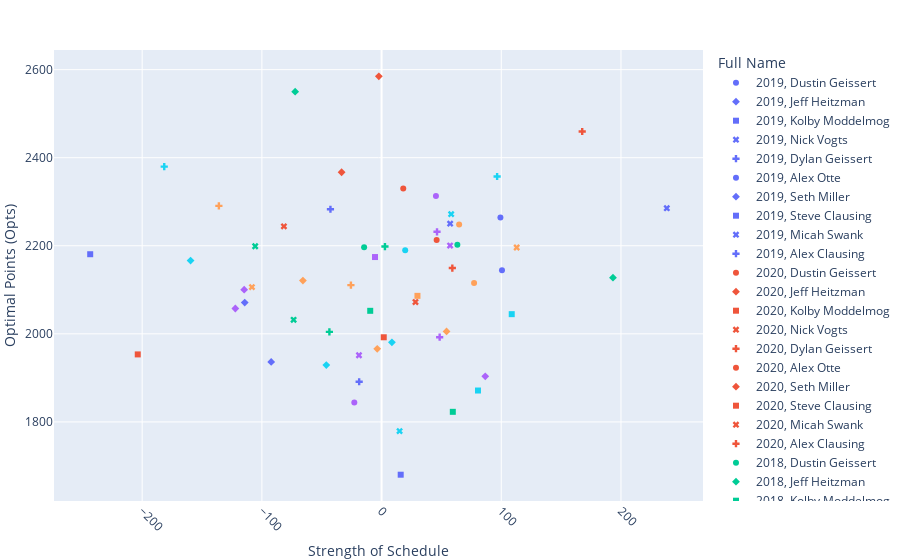

Notebook code cell kept with this figure:
### Code cell
import plotly.express as px
# Create the scatterplot
fig = px.scatter(
    df_matchup_stats, 
    x='Diff_Opponent_Opts', 
    y='Opts', 
    color='Year', 
    symbol='Full Name',
    size_max=100,
)

# Update layout for better appearance
fig.update_layout(
    xaxis_title='Strength of Schedule',
    yaxis_title='Optimal Points (Opts)',
    legend_title='Full Name',
    height=500,
    margin=dict(l=0, r=0, t=50, b=0),
)

# Rotate x-axis labels
fig.update_xaxes(tickangle=45)

# Display the plot
fig.show()

### Figure 1 — Plotly figure (JSON) as saved in the notebook; plotly's stock layout.template omitted (floating-point values rounded to 4 significant figures)
{"data": [{"hovertemplate": "Year=2019<br>Full Name=Dustin Geissert<br>Diff_Opponent_Opts=%{x}<br>Opts=%{y}<extra></extra>", "legendgroup": "2019, Dustin Geissert", "marker": {"color": "#636efa", "symbol": "circle"}, "mode": "markers", "name": "2019, Dustin Geissert", "orientation": "v", "showlegend": true, "type": "scatter", "x": [99.28], "xaxis": "x", "y": [2264], "yaxis": "y"}, {"hovertemplate": "Year=2019<br>Full Name=Jeff Heitzman<br>Diff_Opponent_Opts=%{x}<br>Opts=%{y}<extra></extra>", "legendgroup": "2019, Jeff Heitzman", "marker": {"color": "#636efa", "symbol": "diamond"}, "mode": "markers", "name": "2019, Jeff Heitzman", "orientation": "v", "showlegend": true, "type": "scatter", "x": [-92.22], "xaxis": "x", "y": [1936.0], "yaxis": "y"}, {"hovertemplate": "Year=2019<br>Full Name=Kolby Moddelmog<br>Diff_Opponent_Opts=%{x}<br>Opts=%{y}<extra></extra>", "legendgroup": "2019, Kolby Moddelmog", "marker": {"color": "#636efa", "symbol": "square"}, "mode": "markers", "name": "2019, Kolby Moddelmog", "orientation": "v", "showlegend": true, "type": "scatter", "x": [15.98], "xaxis": "x", "y": [1680.0], "yaxis": "y"}, {"hovertemplate": "Year=2019<br>Full Name=Nick Vogts<br>Diff_Opponent_Opts=%{x}<br>Opts=%{y}<extra></extra>", "legendgroup": "2019, Nick Vogts", "marker": {"color": "#636efa", "symbol": "x"}, "mode": "markers", "name": "2019, Nick Vogts", "orientation": "v", "showlegend": true, "type": "scatter", "x": [57.28], "xaxis": "x", "y": [2250.0], "yaxis": "y"}, {"hovertemplate": "Year=2019<br>Full Name=Dylan Geissert<br>Diff_Opponent_Opts=%{x}<br>Opts=%{y}<extra></extra>", "legendgroup": "2019, Dylan Geissert", "marker": {"color": "#636efa", "symbol": "cross"}, "mode": "markers", "name": "2019, Dylan Geissert", "orientation": "v", "showlegend": true, "type": "scatter", "x": [-42.72], "xaxis": "x", "y": [2283], "yaxis": "y"}, {"hovertemplate": "Year=2019<br>Full Name=Alex Otte<br>Diff_Opponent_Opts=%{x}<br>Opts=%{y}<extra></extra>", "legendgroup": "2019, Alex Otte", "marker": {"color": "#636efa", "symbol": "circle"}, "mode": "markers", "name": "2019, Alex Otte", "orientation": "v", "showlegend": true, "type": "scatter", "x": [100.6], "xaxis": "x", "y": [2145.0], "yaxis": "y"}, {"hovertemplate": "Year=2019<br>Full Name=Seth Miller<br>Diff_Opponent_Opts=%{x}<br>Opts=%{y}<extra></extra>", "legendgroup": "2019, Seth Miller", "marker": {"color": "#636efa", "symbol": "diamond"}, "mode": "markers", "name": "2019, Seth Miller", "orientation": "v", "showlegend": true, "type": "scatter", "x": [-114.3], "xaxis": "x", "y": [2071.0], "yaxis": "y"}, {"hovertemplate": "Year=2019<br>Full Name=Steve Clausing<br>Diff_Opponent_Opts=%{x}<br>Opts=%{y}<extra></extra>", "legendgroup": "2019, Steve Clausing", "marker": {"color": "#636efa", "symbol": "square"}, "mode": "markers", "name": "2019, Steve Clausing", "orientation": "v", "showlegend": true, "type": "scatter", "x": [-243.4], "xaxis": "x", "y": [2181.0], "yaxis": "y"}, {"hovertemplate": "Year=2019<br>Full Name=Micah Swank<br>Diff_Opponent_Opts=%{x}<br>Opts=%{y}<extra></extra>", "legendgroup": "2019, Micah Swank", "marker": {"color": "#636efa", "symbol": "x"}, "mode": "markers", "name": "2019, Micah Swank", "orientation": "v", "showlegend": true, "type": "scatter", "x": [238.3], "xaxis": "x", "y": [2285.0], "yaxis": "y"}, {"hovertemplate": "Year=2019<br>Full Name=Alex Clausing <br>Diff_Opponent_Opts=%{x}<br>Opts=%{y}<extra></extra>", "legendgroup": "2019, Alex Clausing ", "marker": {"color": "#636efa", "symbol": "cross"}, "mode": "markers", "name": "2019, Alex Clausing ", "orientation": "v", "showlegend": true, "type": "scatter", "x": [-18.72], "xaxis": "x", "y": [1891.0], "yaxis": "y"}, {"hovertemplate": "Year=2020<br>Full Name=Dustin Geissert<br>Diff_Opponent_Opts=%{x}<br>Opts=%{y}<extra></extra>", "legendgroup": "2020, Dustin Geissert", "marker": {"color": "#EF553B", "symbol": "circle"}, "mode": "markers", "name": "2020, Dustin Geissert", "orientation": "v", "showlegend": true, "type": "scatter", "x": [18.11], "xaxis": "x", "y": [2330.0], "yaxis": "y"}, {"hovertemplate": "Year=2020<br>Full Name=Jeff Heitzman<br>Diff_Opponent_Opts=%{x}<br>Opts=%{y}<extra></extra>", "legendgroup": "2020, Jeff Heitzman", "marker": {"color": "#EF553B", "symbol": "diamond"}, "mode": "markers", "name": "2020, Jeff Heitzman", "orientation": "v", "showlegend": true, "type": "scatter", "x": [-33.39], "xaxis": "x", "y": [2367], "yaxis": "y"}, {"hovertemplate": "Year=2020<br>Full Name=Kolby Moddelmog<br>Diff_Opponent_Opts=%{x}<br>Opts=%{y}<extra></extra>", "legendgroup": "2020, Kolby Moddelmog", "marker": {"color": "#EF553B", "symbol": "square"}, "mode": "markers", "name": "2020, Kolby Moddelmog", "orientation": "v", "showlegend": true, "type": "scatter", "x": [-203.7], "xaxis": "x", "y": [1953.0], "yaxis": "y"}, {"hovertemplate": "Year=2020<br>Full Name=Nick Vogts<br>Diff_Opponent_Opts=%{x}<br>Opts=%{y}<extra></extra>", "legendgroup": "2020, Nick Vogts", "marker": {"color": "#EF553B", "symbol": "x"}, "mode": "markers", "name": "2020, Nick Vogts", "orientation": "v", "showlegend": true, "type": "scatter", "x": [-81.59], "xaxis": "x", "y": [2244.0], "yaxis": "y"}, {"hovertemplate": "Year=2020<br>Full Name=Dylan Geissert<br>Diff_Opponent_Opts=%{x}<br>Opts=%{y}<extra></extra>", "legendgroup": "2020, Dylan Geissert", "marker": {"color": "#EF553B", "symbol": "cross"}, "mode": "markers", "name": "2020, Dylan Geissert", "orientation": "v", "showlegend": true, "type": "scatter", "x": [59.11], "xaxis": "x", "y": [2149.0], "yaxis": "y"}, {"hovertemplate": "Year=2020<br>Full Name=Alex Otte<br>Diff_Opponent_Opts=%{x}<br>Opts=%{y}<extra></extra>", "legendgroup": "2020, Alex Otte", "marker": {"color": "#EF553B", "symbol": "circle"}, "mode": "markers", "name": "2020, Alex Otte", "orientation": "v", "showlegend": true, "type": "scatter", "x": [46.01], "xaxis": "x", "y": [2213.0], "yaxis": "y"}, {"hovertemplate": "Year=2020<br>Full Name=Seth Miller<br>Diff_Opponent_Opts=%{x}<br>Opts=%{y}<extra></extra>", "legendgroup": "2020, Seth Miller", "marker": {"color": "#EF553B", "symbol": "diamond"}, "mode": "markers", "name": "2020, Seth Miller", "orientation": "v", "showlegend": true, "type": "scatter", "x": [-2.29], "xaxis": "x", "y": [2585.0], "yaxis": "y"}, {"hovertemplate": "Year=2020<br>Full Name=Steve Clausing<br>Diff_Opponent_Opts=%{x}<br>Opts=%{y}<extra></extra>", "legendgroup": "2020, Steve Clausing", "marker": {"color": "#EF553B", "symbol": "square"}, "mode": "markers", "name": "2020, Steve Clausing", "orientation": "v", "showlegend": true, "type": "scatter", "x": [1.81], "xaxis": "x", "y": [1992.0], "yaxis": "y"}, {"hovertemplate": "Year=2020<br>Full Name=Micah Swank<br>Diff_Opponent_Opts=%{x}<br>Opts=%{y}<extra></extra>", "legendgroup": "2020, Micah Swank", "marker": {"color": "#EF553B", "symbol": "x"}, "mode": "markers", "name": "2020, Micah Swank", "orientation": "v", "showlegend": true, "type": "scatter", "x": [28.31], "xaxis": "x", "y": [2072.0], "yaxis": "y"}, {"hovertemplate": "Year=2020<br>Full Name=Alex Clausing <br>Diff_Opponent_Opts=%{x}<br>Opts=%{y}<extra></extra>", "legendgroup": "2020, Alex Clausing ", "marker": {"color": "#EF553B", "symbol": "cross"}, "mode": "markers", "name": "2020, Alex Clausing ", "orientation": "v", "showlegend": true, "type": "scatter", "x": [167.6], "xaxis": "x", "y": [2460.0], "yaxis": "y"}, {"hovertemplate": "Year=2018<br>Full Name=Dustin Geissert<br>Diff_Opponent_Opts=%{x}<br>Opts=%{y}<extra></extra>", "legendgroup": "2018, Dustin Geissert", "marker": {"color": "#00cc96", "symbol": "circle"}, "mode": "markers", "name": "2018, Dustin Geissert", "orientation": "v", "showlegend": true, "type": "scatter", "x": [63.31], "xaxis": "x", "y": [2202.0], "yaxis": "y"}, {"hovertemplate": "Year=2018<br>Full Name=Jeff Heitzman<br>Diff_Opponent_Opts=%{x}<br>Opts=%{y}<extra></extra>", "legendgroup": "2018, Jeff Heitzman", "marker": {"color": "#00cc96", "symbol": "diamond"}, "mode": "markers", "name": "2018, Jeff Heitzman", "orientation": "v", "showlegend": true, "type": "scatter", "x": [-72.19], "xaxis": "x", "y": [2550], "yaxis": "y"}, {"hovertemplate": "Year=2018<br>Full Name=Kolby Moddelmog<br>Diff_Opponent_Opts=%{x}<br>Opts=%{y}<extra></extra>", "legendgroup": "2018, Kolby Moddelmog", "marker": {"color": "#00cc96", "symbol": "square"}, "mode": "markers", "name": "2018, Kolby Moddelmog", "orientation": "v", "showlegend": true, "type": "scatter", "x": [-9.49], "xaxis": "x", "y": [2052.0], "yaxis": "y"}, {"hovertemplate": "Year=2018<br>Full Name=Nick Vogts<br>Diff_Opponent_Opts=%{x}<br>Opts=%{y}<extra></extra>", "legendgroup": "2018, Nick Vogts", "marker": {"color": "#00cc96", "symbol": "x"}, "mode": "markers", "name": "2018, Nick Vogts", "orientation": "v", "showlegend": true, "type": "scatter", "x": [-105.6], "xaxis": "x", "y": [2199.0], "yaxis": "y"}, {"hovertemplate": "Year=2018<br>Full Name=Dylan Geissert<br>Diff_Opponent_Opts=%{x}<br>Opts=%{y}<extra></extra>", "legendgroup": "2018, Dylan Geissert", "marker": {"color": "#00cc96", "symbol": "cross"}, "mode": "markers", "name": "2018, Dylan Geissert", "orientation": "v", "showlegend": true, "type": "scatter", "x": [-43.59], "xaxis": "x", "y": [2004.0], "yaxis": "y"}, {"hovertemplate": "Year=2018<br>Full Name=Alex Otte<br>Diff_Opponent_Opts=%{x}<br>Opts=%{y}<extra></extra>", "legendgroup": "2018, Alex Otte", "marker": {"color": "#00cc96", "symbol": "circle"}, "mode": "markers", "name": "2018, Alex Otte", "orientation": "v", "showlegend": true, "type": "scatter", "x": [-14.59], "xaxis": "x", "y": [2197.0], "yaxis": "y"}, {"hovertemplate": "Year=2018<br>Full Name=Seth Miller<br>Diff_Opponent_Opts=%{x}<br>Opts=%{y}<extra></extra>", "legendgroup": "2018, Seth Miller", "marker": {"color": "#00cc96", "symbol": "diamond"}, "mode": "markers", "name": "2018, Seth Miller", "orientation": "v", "showlegend": true, "type": "scatter", "x": [193.3], "xaxis": "x", "y": [2128.0], "yaxis": "y"}, {"hovertemplate": "Year=2018<br>Full Name=Steve Clausing<br>Diff_Opponent_Opts=%{x}<br>Opts=%{y}<extra></extra>", "legendgroup": "2018, Steve Clausing", "marker": {"color": "#00cc96", "symbol": "square"}, "mode": "markers", "name": "2018, Steve Clausing", "orientation": "v", "showlegend": true, "type": "scatter", "x": [59.51], "xaxis": "x", "y": [1823.0], "yaxis": "y"}, {"hovertemplate": "Year=2018<br>Full Name=Micah Swank<br>Diff_Opponent_Opts=%{x}<br>Opts=%{y}<extra></extra>", "legendgroup": "2018, Micah Swank", "marker": {"color": "#00cc96", "symbol": "x"}, "mode": "markers", "name": "2018, Micah Swank", "orientation": "v", "showlegend": true, "type": "scatter", "x": [-73.49], "xaxis": "x", "y": [2032.0], "yaxis": "y"}, {"hovertemplate": "Year=2018<br>Full Name=Alex Clausing <br>Diff_Opponent_Opts=%{x}<br>Opts=%{y}<extra></extra>", "legendgroup": "2018, Alex Clausing ", "marker": {"color": "#00cc96", "symbol": "cross"}, "mode": "markers", "name": "2018, Alex Clausing ", "orientation": "v", "showlegend": true, "type": "scatter", "x": [2.81], "xaxis": "x", "y": [2198.0], "yaxis": "y"}, {"hovertemplate": "Year=2022<br>Full Name=Jeff Heitzman<br>Diff_Opponent_Opts=%{x}<br>Opts=%{y}<extra></extra>", "legendgroup": "2022, Jeff Heitzman", "marker": {"color": "#ab63fa", "symbol": "diamond"}, "mode": "markers", "name": "2022, Jeff Heitzman", "orientation": "v", "showlegend": true, "type": "scatter", "x": [-114.8], "xaxis": "x", "y": [2100.0], "yaxis": "y"}, {"hovertemplate": "Year=2022<br>Full Name=Kolby Moddelmog<br>Diff_Opponent_Opts=%{x}<br>Opts=%{y}<extra></extra>", "legendgroup": "2022, Kolby Moddelmog", "marker": {"color": "#ab63fa", "symbol": "square"}, "mode": "markers", "name": "2022, Kolby Moddelmog", "orientation": "v", "showlegend": true, "type": "scatter", "x": [-5.48], "xaxis": "x", "y": [2174.0], "yaxis": "y"}, {"hovertemplate": "Year=2022<br>Full Name=Nick Vogts<br>Diff_Opponent_Opts=%{x}<br>Opts=%{y}<extra></extra>", "legendgroup": "2022, Nick Vogts", "marker": {"color": "#ab63fa", "symbol": "x"}, "mode": "markers", "name": "2022, Nick Vogts", "orientation": "v", "showlegend": true, "type": "scatter", "x": [57.22], "xaxis": "x", "y": [2200.0], "yaxis": "y"}, {"hovertemplate": "Year=2022<br>Full Name=Dylan Geissert<br>Diff_Opponent_Opts=%{x}<br>Opts=%{y}<extra></extra>", "legendgroup": "2022, Dylan Geissert", "marker": {"color": "#ab63fa", "symbol": "cross"}, "mode": "markers", "name": "2022, Dylan Geissert", "orientation": "v", "showlegend": true, "type": "scatter", "x": [46.32], "xaxis": "x", "y": [2232.0], "yaxis": "y"}, {"hovertemplate": "Year=2022<br>Full Name=Alex Otte<br>Diff_Opponent_Opts=%{x}<br>Opts=%{y}<extra></extra>", "legendgroup": "2022, Alex Otte", "marker": {"color": "#ab63fa", "symbol": "circle"}, "mode": "markers", "name": "2022, Alex Otte", "orientation": "v", "showlegend": true, "type": "scatter", "x": [-22.78], "xaxis": "x", "y": [1844.0], "yaxis": "y"}, {"hovertemplate": "Year=2022<br>Full Name=Seth Miller<br>Diff_Opponent_Opts=%{x}<br>Opts=%{y}<extra></extra>", "legendgroup": "2022, Seth Miller", "marker": {"color": "#ab63fa", "symbol": "diamond"}, "mode": "markers", "name": "2022, Seth Miller", "orientation": "v", "showlegend": true, "type": "scatter", "x": [-122.2], "xaxis": "x", "y": [2058.0], "yaxis": "y"}, {"hovertemplate": "Year=2022<br>Full Name=Micah Swank<br>Diff_Opponent_Opts=%{x}<br>Opts=%{y}<extra></extra>", "legendgroup": "2022, Micah Swank", "marker": {"color": "#ab63fa", "symbol": "x"}, "mode": "markers", "name": "2022, Micah Swank", "orientation": "v", "showlegend": true, "type": "scatter", "x": [-18.88], "xaxis": "x", "y": [1951.0], "yaxis": "y"}, {"hovertemplate": "Year=2022<br>Full Name=Alex Clausing <br>Diff_Opponent_Opts=%{x}<br>Opts=%{y}<extra></extra>", "legendgroup": "2022, Alex Clausing ", "marker": {"color": "#ab63fa", "symbol": "cross"}, "mode": "markers", "name": "2022, Alex Clausing ", "orientation": "v", "showlegend": true, "type": "scatter", "x": [48.52], "xaxis": "x", "y": [1992.0], "yaxis": "y"}, {"hovertemplate": "Year=2022<br>Full Name=Matthew Hermann<br>Diff_Opponent_Opts=%{x}<br>Opts=%{y}<extra></extra>", "legendgroup": "2022, Matthew Hermann", "marker": {"color": "#ab63fa", "symbol": "circle"}, "mode": "markers", "name": "2022, Matthew Hermann", "orientation": "v", "showlegend": true, "type": "scatter", "x": [45.42], "xaxis": "x", "y": [2313], "yaxis": "y"}, {"hovertemplate": "Year=2022<br>Full Name=Anthony Otte<br>Diff_Opponent_Opts=%{x}<br>Opts=%{y}<extra></extra>", "legendgroup": "2022, Anthony Otte", "marker": {"color": "#ab63fa", "symbol": "diamond"}, "mode": "markers", "name": "2022, Anthony Otte", "orientation": "v", "showlegend": true, "type": "scatter", "x": [86.62], "xaxis": "x", "y": [1904.0], "yaxis": "y"}, {"hovertemplate": "Year=2021<br>Full Name=Jeff Heitzman<br>Diff_Opponent_Opts=%{x}<br>Opts=%{y}<extra></extra>", "legendgroup": "2021, Jeff Heitzman", "marker": {"color": "#FFA15A", "symbol": "diamond"}, "mode": "markers", "name": "2021, Jeff Heitzman", "orientation": "v", "showlegend": true, "type": "scatter", "x": [54.28], "xaxis": "x", "y": [2005.0], "yaxis": "y"}, {"hovertemplate": "Year=2021<br>Full Name=Kolby Moddelmog<br>Diff_Opponent_Opts=%{x}<br>Opts=%{y}<extra></extra>", "legendgroup": "2021, Kolby Moddelmog", "marker": {"color": "#FFA15A", "symbol": "square"}, "mode": "markers", "name": "2021, Kolby Moddelmog", "orientation": "v", "showlegend": true, "type": "scatter", "x": [29.98], "xaxis": "x", "y": [2086.0], "yaxis": "y"}, {"hovertemplate": "Year=2021<br>Full Name=Nick Vogts<br>Diff_Opponent_Opts=%{x}<br>Opts=%{y}<extra></extra>", "legendgroup": "2021, Nick Vogts", "marker": {"color": "#FFA15A", "symbol": "x"}, "mode": "markers", "name": "2021, Nick Vogts", "orientation": "v", "showlegend": true, "type": "scatter", "x": [112.9], "xaxis": "x", "y": [2196.0], "yaxis": "y"}, {"hovertemplate": "Year=2021<br>Full Name=Dylan Geissert<br>Diff_Opponent_Opts=%{x}<br>Opts=%{y}<extra></extra>", "legendgroup": "2021, Dylan Geissert", "marker": {"color": "#FFA15A", "symbol": "cross"}, "mode": "markers", "name": "2021, Dylan Geissert", "orientation": "v", "showlegend": true, "type": "scatter", "x": [-135.9], "xaxis": "x", "y": [2291.0], "yaxis": "y"}, {"hovertemplate": "Year=2021<br>Full Name=Alex Otte<br>Diff_Opponent_Opts=%{x}<br>Opts=%{y}<extra></extra>", "legendgroup": "2021, Alex Otte", "marker": {"color": "#FFA15A", "symbol": "circle"}, "mode": "markers", "name": "2021, Alex Otte", "orientation": "v", "showlegend": true, "type": "scatter", "x": [64.78], "xaxis": "x", "y": [2248.0], "yaxis": "y"}, {"hovertemplate": "Year=2021<br>Full Name=Seth Miller<br>Diff_Opponent_Opts=%{x}<br>Opts=%{y}<extra></extra>", "legendgroup": "2021, Seth Miller", "marker": {"color": "#FFA15A", "symbol": "diamond"}, "mode": "markers", "name": "2021, Seth Miller", "orientation": "v", "showlegend": true, "type": "scatter", "x": [-65.72], "xaxis": "x", "y": [2121.0], "yaxis": "y"}, {"hovertemplate": "Year=2021<br>Full Name=Micah Swank<br>Diff_Opponent_Opts=%{x}<br>Opts=%{y}<extra></extra>", "legendgroup": "2021, Micah Swank", "marker": {"color": "#FFA15A", "symbol": "x"}, "mode": "markers", "name": "2021, Micah Swank", "orientation": "v", "showlegend": true, "type": "scatter", "x": [-108.3], "xaxis": "x", "y": [2106.0], "yaxis": "y"}, {"hovertemplate": "Year=2021<br>Full Name=Alex Clausing <br>Diff_Opponent_Opts=%{x}<br>Opts=%{y}<extra></extra>", "legendgroup": "2021, Alex Clausing ", "marker": {"color": "#FFA15A", "symbol": "cross"}, "mode": "markers", "name": "2021, Alex Clausing ", "orientation": "v", "showlegend": true, "type": "scatter", "x": [-25.62], "xaxis": "x", "y": [2111.0], "yaxis": "y"}, {"hovertemplate": "Year=2021<br>Full Name=Matthew Hermann<br>Diff_Opponent_Opts=%{x}<br>Opts=%{y}<extra></extra>", "legendgroup": "2021, Matthew Hermann", "marker": {"color": "#FFA15A", "symbol": "circle"}, "mode": "markers", "name": "2021, Matthew Hermann", "orientation": "v", "showlegend": true, "type": "scatter", "x": [77.28], "xaxis": "x", "y": [2116.0], "yaxis": "y"}, {"hovertemplate": "Year=2021<br>Full Name=Anthony Otte<br>Diff_Opponent_Opts=%{x}<br>Opts=%{y}<extra></extra>", "legendgroup": "2021, Anthony Otte", "marker": {"color": "#FFA15A", "symbol": "diamond"}, "mode": "markers", "name": "2021, Anthony Otte", "orientation": "v", "showlegend": true, "type": "scatter", "x": [-3.62], "xaxis": "x", "y": [1966.0], "yaxis": "y"}, {"hovertemplate": "Year=2023<br>Full Name=Jeff Heitzman<br>Diff_Opponent_Opts=%{x}<br>Opts=%{y}<extra></extra>", "legendgroup": "2023, Jeff Heitzman", "marker": {"color": "#19d3f3", "symbol": "diamond"}, "mode": "markers", "name": "2023, Jeff Heitzman", "orientation": "v", "showlegend": true, "type": "scatter", "x": [-159.6], "xaxis": "x", "y": [2166.0], "yaxis": "y"}, {"hovertemplate": "Year=2023<br>Full Name=Kolby Moddelmog<br>Diff_Opponent_Opts=%{x}<br>Opts=%{y}<extra></extra>", "legendgroup": "2023, Kolby Moddelmog", "marker": {"color": "#19d3f3", "symbol": "square"}, "mode": "markers", "name": "2023, Kolby Moddelmog", "orientation": "v", "showlegend": true, "type": "scatter", "x": [80.53], "xaxis": "x", "y": [1871.0], "yaxis": "y"}, {"hovertemplate": "Year=2023<br>Full Name=Nick Vogts<br>Diff_Opponent_Opts=%{x}<br>Opts=%{y}<extra></extra>", "legendgroup": "2023, Nick Vogts", "marker": {"color": "#19d3f3", "symbol": "x"}, "mode": "markers", "name": "2023, Nick Vogts", "orientation": "v", "showlegend": true, "type": "scatter", "x": [58.13], "xaxis": "x", "y": [2272.0], "yaxis": "y"}, {"hovertemplate": "Year=2023<br>Full Name=Dylan Geissert<br>Diff_Opponent_Opts=%{x}<br>Opts=%{y}<extra></extra>", "legendgroup": "2023, Dylan Geissert", "marker": {"color": "#19d3f3", "symbol": "cross"}, "mode": "markers", "name": "2023, Dylan Geissert", "orientation": "v", "showlegend": true, "type": "scatter", "x": [-181.6], "xaxis": "x", "y": [2380.0], "yaxis": "y"}, {"hovertemplate": "Year=2023<br>Full Name=Alex Otte<br>Diff_Opponent_Opts=%{x}<br>Opts=%{y}<extra></extra>", "legendgroup": "2023, Alex Otte", "marker": {"color": "#19d3f3", "symbol": "circle"}, "mode": "markers", "name": "2023, Alex Otte", "orientation": "v", "showlegend": true, "type": "scatter", "x": [19.73], "xaxis": "x", "y": [2190.0], "yaxis": "y"}, {"hovertemplate": "Year=2023<br>Full Name=Seth Miller<br>Diff_Opponent_Opts=%{x}<br>Opts=%{y}<extra></extra>", "legendgroup": "2023, Seth Miller", "marker": {"color": "#19d3f3", "symbol": "diamond"}, "mode": "markers", "name": "2023, Seth Miller", "orientation": "v", "showlegend": true, "type": "scatter", "x": [8.63], "xaxis": "x", "y": [1981.0], "yaxis": "y"}, {"hovertemplate": "Year=2023<br>Full Name=Micah Swank<br>Diff_Opponent_Opts=%{x}<br>Opts=%{y}<extra></extra>", "legendgroup": "2023, Micah Swank", "marker": {"color": "#19d3f3", "symbol": "x"}, "mode": "markers", "name": "2023, Micah Swank", "orientation": "v", "showlegend": true, "type": "scatter", "x": [15.03], "xaxis": "x", "y": [1779.0], "yaxis": "y"}, {"hovertemplate": "Year=2023<br>Full Name=Alex Clausing <br>Diff_Opponent_Opts=%{x}<br>Opts=%{y}<extra></extra>", "legendgroup": "2023, Alex Clausing ", "marker": {"color": "#19d3f3", "symbol": "cross"}, "mode": "markers", "name": "2023, Alex Clausing ", "orientation": "v", "showlegend": true, "type": "scatter", "x": [96.53], "xaxis": "x", "y": [2357.0], "yaxis": "y"}, {"hovertemplate": "Year=2023<br>Full Name=Anthony Otte<br>Diff_Opponent_Opts=%{x}<br>Opts=%{y}<extra></extra>", "legendgroup": "2023, Anthony Otte", "marker": {"color": "#19d3f3", "symbol": "diamond"}, "mode": "markers", "name": "2023, Anthony Otte", "orientation": "v", "showlegend": true, "type": "scatter", "x": [-46.17], "xaxis": "x", "y": [1929.0], "yaxis": "y"}, {"hovertemplate": "Year=2023<br>Full Name=Jacob Berkley<br>Diff_Opponent_Opts=%{x}<br>Opts=%{y}<extra></extra>", "legendgroup": "2023, Jacob Berkley", "marker": {"color": "#19d3f3", "symbol": "square"}, "mode": "markers", "name": "2023, Jacob Berkley", "orientation": "v", "showlegend": true, "type": "scatter", "x": [108.7], "xaxis": "x", "y": [2045.0], "yaxis": "y"}], "layout": {"autosize": true, "legend": {"title": {"text": "Full Name"}, "tracegroupgap": 0}, "margin": {"b": 0, "l": 0, "r": 0, "t": 50}, "xaxis": {"anchor": "y", "autorange": true, "domain": [0, 1], "range": [-271.8, 266.6], "tickangle": 45, "title": {"text": "Strength of Schedule"}, "type": "linear"}, "yaxis": {"anchor": "x", "autorange": true, "domain": [0, 1], "range": [1619.0, 2646.0], "title": {"text": "Optimal Points (Opts)"}, "type": "linear"}}}
